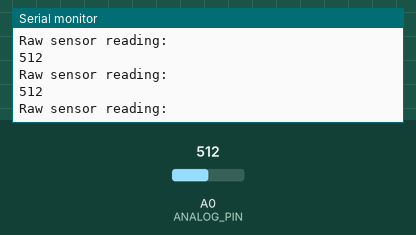
A sketch run on a simulated Arduino Uno, built with avr-gcc and run on an emulated ATmega328P. On the bench: the last lines printed to the serial monitor. Inputs (shaded band) come from the test bench; at power-on: A0 (ANALOG_PIN) = 512.

Above: at 1.2 s.
1.3 s: A0 (ANALOG_PIN) set to 105
At 2.1 s:
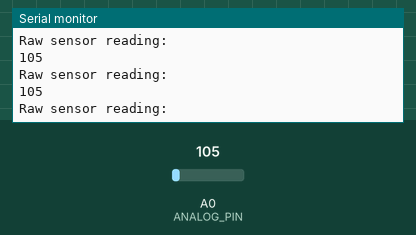
4.3 s: A0 (ANALOG_PIN) set to 93
At 5.0 s:
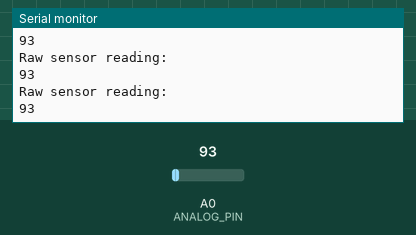
8.8 s: A0 (ANALOG_PIN) set to 11
At 9.7 s:
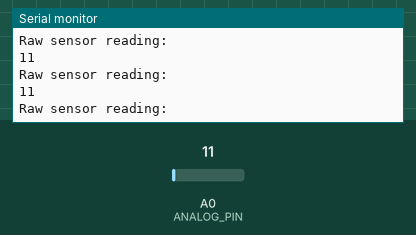
11.8 s: A0 (ANALOG_PIN) set to 8
At 12.4 s:
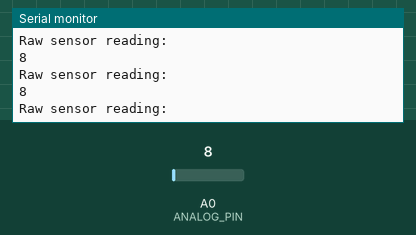
17.8 s: A0 (ANALOG_PIN) set to 1023
At 18.5 s:
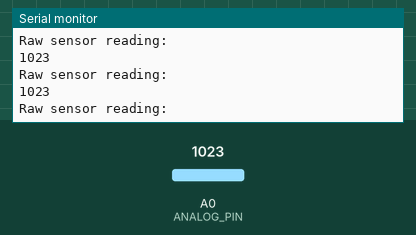
20.8 s: A0 (ANALOG_PIN) set to 985
At 21.7 s:
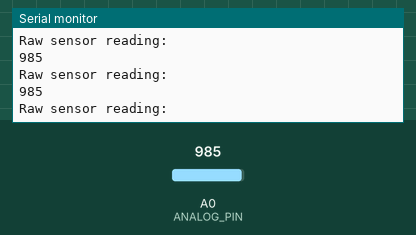
Timing chart, 0 to 23.3 s (numbered marks = the images above; inputs shaded):
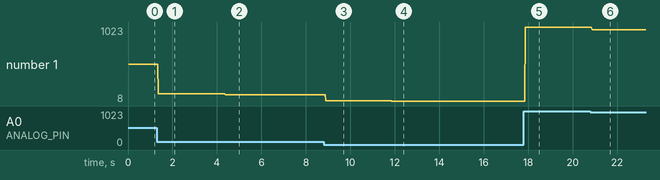

Measured:
- the behaviour switches between 100 and 99 on A0 (ANALOG_PIN) (found by bisection; images 1 and 2)
- after the input at 1.3 s, the serial monitor: prints a new line after 0.07 s (image 1)
- after the input at 4.3 s, the serial monitor: prints a new line after 0.08 s (image 2)
- after the input at 8.8 s, the serial monitor: prints a new line after 0.09 s (image 3)
- after the input at 11.8 s, the serial monitor: prints a new line after 0.07 s (image 4)
- after the input at 17.8 s, the serial monitor: prints a new line after 0.07 s (image 5)
- after the input at 20.8 s, the serial monitor: prints a new line after 0.07 s (image 6)
- plotted number 1: 512 → 105 after the input at 1.3 s, 105 → 93 after the input at 4.3 s, 93 → 11 after the input at 8.8 s, 11 → 8 after the input at 11.8 s, 8 → 1023 after the input at 17.8 s

The sketch:

wemos_test.ino
```cpp
/*
  ReadAnalogVoltage
  The ESP8266EX(Which IC D1 board used)  integrates a generic purpose 10-bit analog ADC. The ADC range is from 0V to 1.0V
  And on the  board, we use following circuit:
  -----A0
  |
 220K
  |--- ADC
 100K
  |
 GND
so,the input voltage(A0) can be 3.2V, and the A0=3.2*ADC
 */

// Which pin on the Arduino is connected to the LED?
#define ANALOG_PIN   A0  // Piezo attached to Analog A0 on Wemos or Gemma D2 (A1)

#define N_PIXELS  60  // Number of pixels you are using
#define LED_PIN    0  // NeoPixel LED strand is connected to GPIO #0 / D0
#define DELAYVAL  25  // Time (in milliseconds) to pause between pixels

const int threshold = 20;  // threshold value to decide when the detected sound is a knock or not
const int threshold1 = 20;
const int threshold2 = 100;
const int threshold3 = 200;
const int threshold4 = 300;

// the setup routine runs once when you press reset:
void setup() {
  // initialize serial communication at 115200 bits per second:
  // Serial.begin(115200);
  Serial.begin(9600);  // use the serial port
}

// the loop routine runs over and over again forever:
void loop() {
  int sensorReading;

  sensorReading = analogRead(ANALOG_PIN);          // Raw reading from sensor
  Serial.println("Raw sensor reading: ");
  Serial.println(sensorReading);

  delay(DELAYVAL);  // delay to avoid overloading the serial port buffer

/*
  // read the input on analog pin 0:
  int sensorValue = analogRead(A0);
  // Convert the analog reading (which goes from 0 - 1023) to a voltage (0 - 3.2V):
  float voltage = sensorValue * (3.2 / 1023.0);
  // print out the value you read:
  Serial.println(voltage);
*/
}
```
